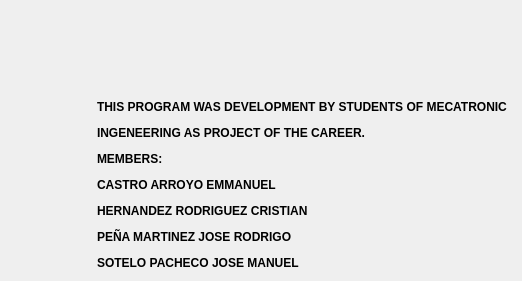
<?xml version="1.0" encoding="UTF-8"?>
<ui version="4.0">
 <class>Info</class>
 <widget class="QDialog" name="Info">
  <property name="geometry">
   <rect>
    <x>0</x>
    <y>0</y>
    <width>522</width>
    <height>281</height>
   </rect>
  </property>
  <property name="windowTitle">
   <string>Dialog</string>
  </property>
  <layout class="QGridLayout" name="gridLayout">
   <item row="0" column="0" colspan="2">
    <widget class="QLabel" name="label_2">
     <property name="styleSheet">
      <string notr="true">border-image: url(:/Iconos//logo.jpg);</string>
     </property>
     <property name="text">
      <string/>
     </property>
    </widget>
   </item>
   <item row="1" column="0">
    <widget class="QLabel" name="label">
     <property name="styleSheet">
      <string notr="true">
border-image: url(:/Iconos//LOGO OFICIAL CW.png);
</string>
     </property>
     <property name="text">
      <string/>
     </property>
    </widget>
   </item>
   <item row="1" column="1">
    <widget class="QLabel" name="label_3">
     <property name="toolTip">
      <string>&lt;html&gt;&lt;head/&gt;&lt;body&gt;&lt;p align=&quot;justify&quot;&gt;&lt;br/&gt;&lt;/p&gt;&lt;/body&gt;&lt;/html&gt;</string>
     </property>
     <property name="styleSheet">
      <string notr="true">font: 8pt &quot;MS Shell Dlg 2&quot;;</string>
     </property>
     <property name="text">
      <string>&lt;html&gt;&lt;head/&gt;&lt;body&gt;&lt;p&gt;&lt;span style=&quot; font-weight:600;&quot;&gt;THIS PROGRAM WAS DEVELOPMENT BY STUDENTS OF MECATRONIC &lt;/span&gt;&lt;/p&gt;&lt;p&gt;&lt;span style=&quot; font-weight:600;&quot;&gt;INGENEERING AS PROJECT OF THE CAREER.&lt;/span&gt;&lt;/p&gt;&lt;p align=&quot;justify&quot;&gt;&lt;span style=&quot; font-weight:600;&quot;&gt;MEMBERS:&lt;/span&gt;&lt;/p&gt;&lt;p align=&quot;justify&quot;&gt;&lt;span style=&quot; font-weight:600;&quot;&gt;CASTRO ARROYO EMMANUEL&lt;/span&gt;&lt;/p&gt;&lt;p align=&quot;justify&quot;&gt;&lt;span style=&quot; font-weight:600;&quot;&gt;HERNANDEZ RODRIGUEZ CRISTIAN&lt;/span&gt;&lt;/p&gt;&lt;p align=&quot;justify&quot;&gt;&lt;span style=&quot; font-weight:600;&quot;&gt;PEÑA MARTINEZ JOSE RODRIGO&lt;/span&gt;&lt;/p&gt;&lt;p align=&quot;justify&quot;&gt;&lt;span style=&quot; font-weight:600;&quot;&gt;SOTELO PACHECO JOSE MANUEL&lt;/span&gt;&lt;/p&gt;&lt;/body&gt;&lt;/html&gt;</string>
     </property>
    </widget>
   </item>
  </layout>
 </widget>
 <resources/>
 <connections/>
</ui>
